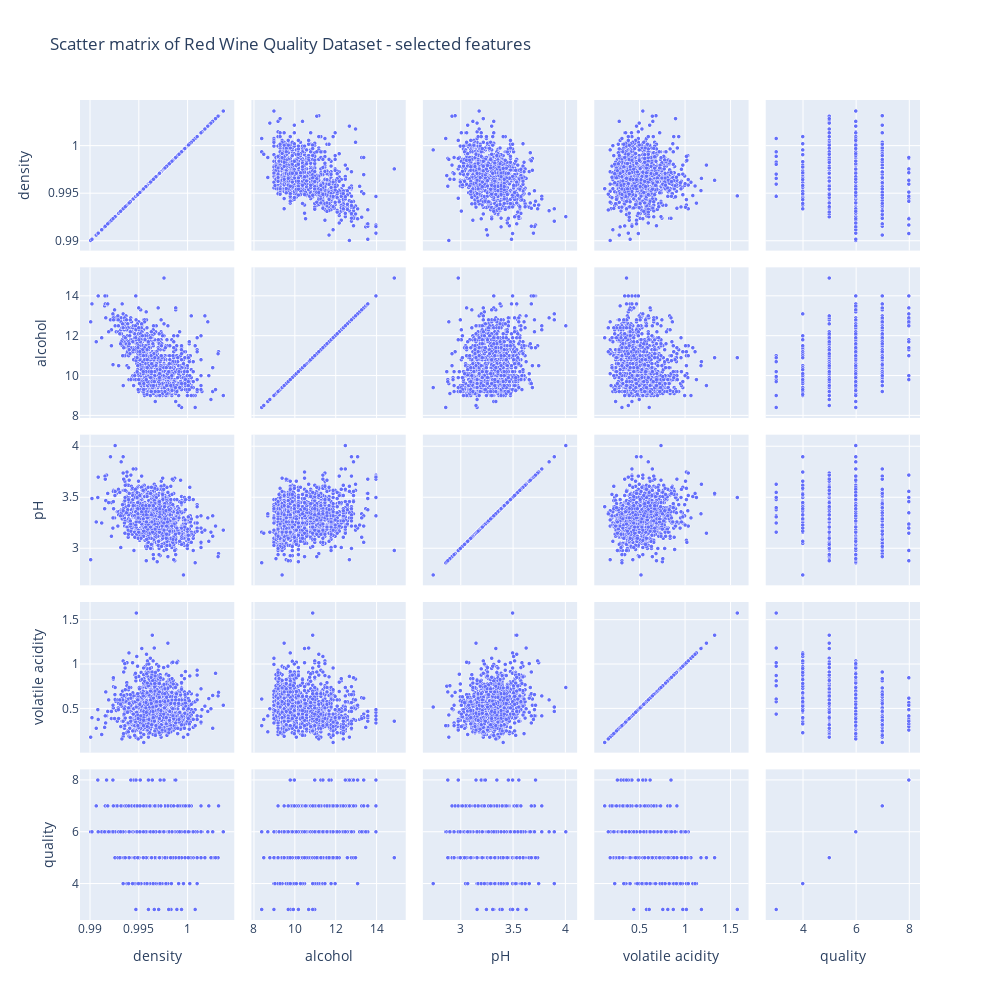

The notebook cell this image was saved under:
### Markdown cell above
#### __PairPlot__

### Code cell
fig = go.Figure(data=go.Splom(
                dimensions=[dict(label=f'{features[0]}',
                                 values=df[features[0]]),
                            dict(label=f'{features[1]}',
                                 values=df[features[1]]),
                            dict(label=f'{features[2]}',
                                 values=df[features[2]]),
                            dict(label=f'{features[3]}',
                                 values=df[features[3]]),
                            dict(label=f'{features[4]}',
                                 values=df[features[4]])],
               #  diagonal_visible=False, # remove plots on diagonal
                marker=dict(size = 4, line_color='white', line_width=0.5)))


fig.update_layout(
    title='Scatter matrix of Red Wine Quality Dataset - selected features',
    dragmode='select',
    width=1000,
    height=1000,
    hovermode='closest',
)

fig.show()

### Figure 1 — Plotly figure (JSON) as saved in the notebook; plotly's stock layout.template omitted (floating-point values rounded to 4 significant figures; data arrays with more than 128 entries replaced by an {"elided": "..."} marker saying what was removed)
{"data": [{"dimensions": [{"label": "density", "values": {"elided": "1599 float values"}}, {"label": "alcohol", "values": {"elided": "1599 float values"}}, {"label": "pH", "values": {"elided": "1599 float values"}}, {"label": "volatile acidity", "values": {"elided": "1599 float values"}}, {"label": "quality", "values": {"elided": "1599 int values"}}], "marker": {"line": {"color": "white", "width": 0.5}, "size": 4}, "type": "splom"}], "layout": {"dragmode": "select", "height": 1000, "hovermode": "closest", "title": {"text": "Scatter matrix of Red Wine Quality Dataset - selected features"}, "width": 1000}}
